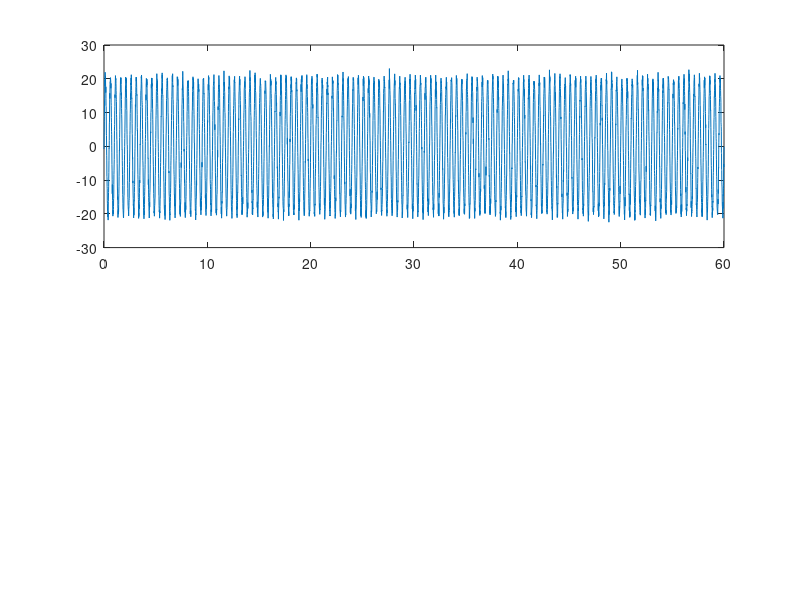

MATLAB code to generate this figure: (Note: this script raises an error after producing the figure.)
function test_amplitude_spectrum()
fsamp=100;
fsignal = 2; % 2Hz signal
t=0:1/fsamp:60; % 60s of data, 100Hz sampling rate
size(t)
y=20*sin(2 * pi * fsignal * t) + randn(size(t)); % bury a sinusoid signal in normally-distributed noise
figure
subplot(2,1,1),plot(t,y)
w=waveform;
w=set(w,'data',y,'freq',fsamp);
subplot(2,1,2), plot(w)
[A, phi, f] = amplitude_spectrum(w);
figure
plot(f,A)
set(gca,'XLim',[0 3])